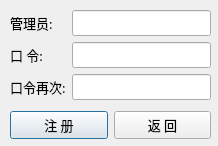
<?xml version="1.0" encoding="UTF-8"?>
<ui version="4.0">
 <class>UserAddDlg</class>
 <widget class="QDialog" name="UserAddDlg">
  <property name="geometry">
   <rect>
    <x>0</x>
    <y>0</y>
    <width>218</width>
    <height>146</height>
   </rect>
  </property>
  <property name="minimumSize">
   <size>
    <width>218</width>
    <height>146</height>
   </size>
  </property>
  <property name="maximumSize">
   <size>
    <width>218</width>
    <height>146</height>
   </size>
  </property>
  <property name="font">
   <font>
    <family>宋体</family>
    <pointsize>10</pointsize>
   </font>
  </property>
  <property name="windowTitle">
   <string>注 册</string>
  </property>
  <widget class="QWidget" name="formLayoutWidget">
   <property name="geometry">
    <rect>
     <x>10</x>
     <y>10</y>
     <width>201</width>
     <height>91</height>
    </rect>
   </property>
   <layout class="QFormLayout" name="formLayout">
    <item row="0" column="0">
     <widget class="QLabel" name="label">
      <property name="text">
       <string>管理员:</string>
      </property>
     </widget>
    </item>
    <item row="0" column="1">
     <widget class="QLineEdit" name="lineEdit"/>
    </item>
    <item row="1" column="0">
     <widget class="QLabel" name="label_2">
      <property name="text">
       <string>口 令:</string>
      </property>
     </widget>
    </item>
    <item row="1" column="1">
     <widget class="QLineEdit" name="lineEdit_2">
      <property name="echoMode">
       <enum>QLineEdit::Password</enum>
      </property>
     </widget>
    </item>
    <item row="2" column="0">
     <widget class="QLabel" name="label_3">
      <property name="text">
       <string>口令再次:</string>
      </property>
     </widget>
    </item>
    <item row="2" column="1">
     <widget class="QLineEdit" name="lineEdit_3">
      <property name="echoMode">
       <enum>QLineEdit::Password</enum>
      </property>
     </widget>
    </item>
   </layout>
  </widget>
  <widget class="QWidget" name="horizontalLayoutWidget">
   <property name="geometry">
    <rect>
     <x>10</x>
     <y>110</y>
     <width>201</width>
     <height>31</height>
    </rect>
   </property>
   <layout class="QHBoxLayout" name="horizontalLayout">
    <item>
     <widget class="QPushButton" name="pushButton">
      <property name="cursor">
       <cursorShape>PointingHandCursor</cursorShape>
      </property>
      <property name="text">
       <string>注 册</string>
      </property>
     </widget>
    </item>
    <item>
     <widget class="QPushButton" name="pushButton_2">
      <property name="cursor">
       <cursorShape>PointingHandCursor</cursorShape>
      </property>
      <property name="text">
       <string>返 回</string>
      </property>
     </widget>
    </item>
   </layout>
  </widget>
 </widget>
 <resources/>
 <connections/>
</ui>
